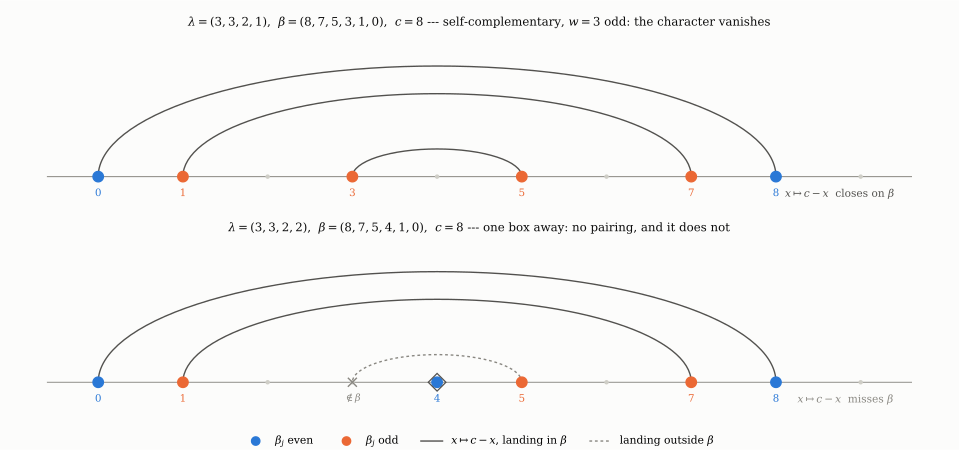

The Python source for this figure:
"""
Figure: why self-complementarity kills the character, in one picture.

Authors: Carles Marin, Claude (AI assistant).

The bialternant is expanded along the two frozen rows coming from the letters 1 and -1. Their 2x2
minor is zero unless the two chosen columns carry beta's of OPPOSITE parity, so the surviving terms
are indexed by pairs (e,o) with e in E and o in O. The reflection x -> c - x, with c = w + N - 1,
acts on those terms; when beta = c - beta it maps the term set to itself, and because c is even it
preserves the parity classes, which is exactly what makes the parity sign flip while the alternant
does not. The involution is free -- a fixed point would need two beta's of equal parity in an
opposite-parity pair -- so the terms cancel in pairs and the sum is zero.

The left panel is a self-complementary shape of odd width: every arc lands on another element of
beta, and the arcs join same-parity entries. The right panel is a shape one box away from it: the
arcs miss beta, there is no pairing, and nothing cancels. Both beta sets and both arc systems are
computed from the definitions.

Palette: blue for even entries of beta, orange for odd, neutral for the integers not in beta.
Filled versus open markers double the colour for greyscale.
"""
import matplotlib
matplotlib.use("Agg")
import matplotlib.pyplot as plt
from matplotlib.patches import Arc

SURFACE = "#fcfcfb"; INK = "#0b0b0b"; SECOND = "#52514e"; MUTED = "#898781"; GRID = "#e1e0d9"
EVEN = "#2a78d6"     # blue   -- even beta
ODD = "#eb6834"      # orange -- odd beta
NONE = "#cfcec7"     # neutral

plt.rcParams.update({"font.family": "serif", "font.serif": ["DejaVu Serif"],
                     "mathtext.fontset": "dejavuserif", "font.size": 9,
                     "figure.facecolor": SURFACE, "axes.facecolor": SURFACE,
                     "savefig.facecolor": SURFACE})

N = 6                     # r = 2
RHO = list(range(N - 1, -1, -1))


def beta_of(lam):
    L = list(lam) + [0] * (N - len(lam))
    return [L[i] + RHO[i] for i in range(N)], L


def selfcomp(L):
    w = L[0] + L[N - 1]
    return (w if all(L[i] + L[N - 1 - i] == w for i in range(N)) else None)


CASES = [((3, 3, 2, 1, 0, 0), "self-complementary, $w=3$ odd: the character vanishes"),
         ((3, 3, 2, 2, 0, 0), "one box away: no pairing, and it does not")]

fig, axes = plt.subplots(2, 1, figsize=(9.6, 4.5))
for ax, (lam, title) in zip(axes, CASES):
    beta, L = beta_of(lam)
    w = selfcomp(L)
    c = (beta[0] + beta[-1])
    hi = max(beta) + 1
    ax.plot([-0.6, hi + 0.6], [0, 0], color=MUTED, lw=0.7, zorder=1)
    for x in range(0, hi + 1):
        if x not in beta:
            ax.plot([x], [0], marker='.', color=NONE, ms=4.5, zorder=2)
    for b in beta:
        col = EVEN if b % 2 == 0 else ODD
        ax.plot([b], [0], marker='o', color=col, ms=7.5, zorder=4)
        ax.annotate(str(b), (b, 0), textcoords="offset points", xytext=(0, -14),
                    ha='center', fontsize=7.4, color=col)
    # reflection arcs b -> c-b.  Collect the pairs first and de-duplicate, so that an arc whose
    # image falls OUTSIDE beta is still drawn -- drawing only when c-b > b silently hid exactly the
    # arcs that fail, which is the case the figure exists to show.
    ok = all((c - b) in beta for b in beta)
    pairs = sorted({(min(b, c - b), max(b, c - b)) for b in beta if c - b != b})
    fixed = [b for b in beta if c - b == b]
    for lo, hi_ in pairs:
        lands = (lo in beta) and (hi_ in beta)
        mid = (lo + hi_) / 2.0
        span = hi_ - lo
        ax.add_patch(Arc((mid, 0), span, span * 0.85, theta1=0, theta2=180,
                         color=(SECOND if lands else MUTED), lw=1.0,
                         linestyle='-' if lands else (0, (2, 2)), zorder=3))
        for end in (lo, hi_):
            if end not in beta:
                ax.plot([end], [0], marker='x', color=MUTED, ms=6.5, zorder=5)
                ax.annotate(r"$\notin\beta$", (end, 0), textcoords="offset points",
                            xytext=(0, -14), ha='center', fontsize=7.0, color=MUTED)
    for b in fixed:
        ax.plot([b], [0], marker='D', markerfacecolor='none', markeredgecolor=SECOND,
                ms=9, mew=0.9, zorder=5)
    ax.set_title(r"$\lambda=(%s)$,  $\beta=(%s)$,  $c=%d$ --- %s"
                 % (",".join(str(t) for t in lam if t > 0),
                    ",".join(str(b) for b in beta), c, title),
                 fontsize=8.5, color=INK, pad=7)
    ax.set_xlim(-1.0, hi + 1.0); ax.set_ylim(-0.9, (max(beta) - min(beta)) * 0.48 + 0.5)
    ax.axis('off')
    ax.text(hi + 0.4, -0.55, r"$x\mapsto c-x$" + ("  closes on $\\beta$" if ok else "  misses $\\beta$"),
            ha='right', va='center', fontsize=7.6, color=SECOND if ok else MUTED)

h = [plt.Line2D([], [], marker='o', color=EVEN, lw=0, ms=6, label=r"$\beta_j$ even"),
     plt.Line2D([], [], marker='o', color=ODD, lw=0, ms=6, label=r"$\beta_j$ odd"),
     plt.Line2D([], [], color=SECOND, lw=1.0, label=r"$x\mapsto c-x$, landing in $\beta$"),
     plt.Line2D([], [], color=MUTED, lw=1.0, ls=(0, (2, 2)), label=r"landing outside $\beta$")]
fig.legend(handles=h, loc='lower center', ncol=4, frameon=False, fontsize=7.8,
           bbox_to_anchor=(0.5, -0.02))
fig.tight_layout(rect=(0, 0.055, 1, 1))
fig.savefig("fig_involution.pdf"); fig.savefig("fig_involution.png", dpi=170)
print("wrote fig_involution.pdf / .png")
for lam, _ in CASES:
    beta, L = beta_of(lam)
    print("  lam=%s beta=%s selfcomp width=%s" % (lam, beta, selfcomp(L)))
